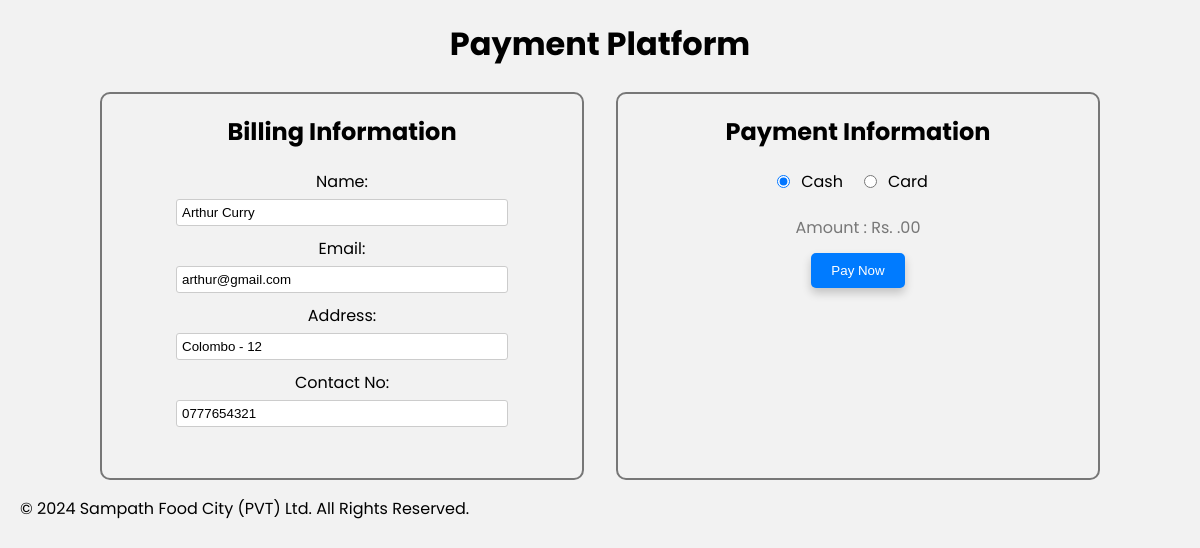
The page /Customer/payment.php?uname=Arthur on the database its author committed.
### tables this page shows
CREATE TABLE `customer_login` (
  `UserName` varchar(50) NOT NULL,
  `Password` varchar(250) NOT NULL,
  `Register_Date` timestamp NOT NULL DEFAULT current_timestamp(),
  `STATUS` enum('0','1') NOT NULL,
  `CusID` int(5) NOT NULL
);

CREATE TABLE `customer` (
  `CustomerID` int(5) NOT NULL,
  `CusName` varchar(100) NOT NULL,
  `Address` text DEFAULT NULL,
  `GENDER` enum('Male','Female') NOT NULL,
  `DOB` date NOT NULL,
  `Email` varchar(120) NOT NULL,
  `ContactNo` varchar(20) NOT NULL
);

### Customer/payment.php (the view, shortened to what this page needs)
<?php
    $pay = $_GET['total'];
    $uname = $_GET['uname'];
?>
<!DOCTYPE html>
<html lang="en">
<head>
</head>
<body>
    <div class="container">
        <header>
            <h1>Payment Platform</h1>
        </header>
        <main>
            <form action="#" method="POST">
            <?php
                @include 'config.php';
                if (isset($uname)) {
                    $sql = "SELECT * FROM customer c, customer_login cl WHERE c.CustomerID = cl.CusID AND cl.UserName = '$uname'";
                    $result = $conn->query($sql);
                    if($result-> num_rows > 0){
                        while($row = $result-> fetch_assoc()){
                            $name = $row['CusName'];
                            $add = $row['Address'];
                            $em = $row['Email'];
                            $telno = $row['ContactNo'];
                        }
                    }
                }
                else{
                    $name = " ";
                    $add = " ";
                    $em = " ";
                    $telno = " ";
                }
            ?>
                <div class="billing-address">
                    <h2>Billing Information</h2>
                    <label for="name">Name:</label>
                    <input type="text" id="name" name="name" value="<?php echo $name; ?>" readonly>
                    <label for="email">Email:</label>
                    <input type="email" id="email" name="email" value="<?php echo $em; ?>" required>
                    <label for="address">Address:</label>
                    <input type="text" id="address" name="address" value="<?php echo $add; ?>" required>
                    <label for="telno">Contact No:</label>
                    <input type="text" id="telno" name="telno" value="<?php echo $telno; ?>" required>
                </div>
                <div class="payment-information">
                    <h2>Payment Information</h2>
                    <div class="method">
                        <input type="radio" name="method" id="cash" value="Cash" checked><label for="cash">Cash</label>
                        <input type="radio" name="method" id="card" value="Card"><label for="card">Card</label>
                    </div>
                    <label id="amount">Amount : Rs. <?php echo $pay;?>.00</label>
                    <button type="submit" name="paynow" onclick="window.alert('You paid successfully...')">Pay Now</button>
                </div>
            </form>
        </main>
        <footer>
            <p>© 2024 Sampath Food City (PVT) Ltd. All Rights Reserved.</p>
        </footer>
    </div>
</body>
</html>

### Customer/payment.php (style rules this page uses)
body { font-family: 'poppins', sans-serif; margin: 0; padding: 0; background-color: #f2f2f2; }
.container { margin: 0 auto; padding: 20px; }
header { text-align: center; }
h1 { margin: 0; }
form { display: flex; align-items:center; justify-content: center; width: 100%; margin-top: 1.5rem; gap: 2rem; }
.billing-address, .payment-information { display: flex; flex-direction: column; align-items: center; width: 30em; height: 24em; border: 2px solid #777; border-radius: 10px; }
.payment-information .method { display: flex; align-items: center; justify-content: center; padding-bottom: 1rem; }
.method input[type='radio'] { width: fit-content; margin-bottom: 7px; }
.method label { padding: 0 1rem 0 .5rem; }
label { display: block; margin-bottom: 5px; }
input { width: 20rem; padding: 5px; border: 1px solid #ccc; border-radius: 3px; margin-bottom: 10px; }
#amount { color: #777; }
button { background-color: #007bff; border: none; border-radius: 5px; box-shadow: 0px 5px 10px rgba(0, 0, 0, 0.2); color: white; margin-top: .5rem; padding: 10px 20px; text-decoration: none; cursor: pointer; }

### rows shown on the page
customer_login: name "Arthur Curry", email "arthur@gmail.com", address "Colombo - 12", telno "0777654321"
